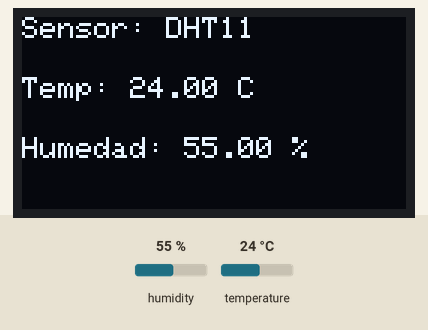
Simulated run of this sketch. Board: Arduino Uno, built with avr-gcc and run on an emulated ATmega328P. Shown: 128×64 one-colour display. The test bench sets the inputs (shaded band); at power-on: humidity 55 %, temperature 24 °C. What the sketch prints to the serial monitor is not drawn.

Above: at 3.2 s.
3.3 s: humidity set to 22 %
At 4.9 s:
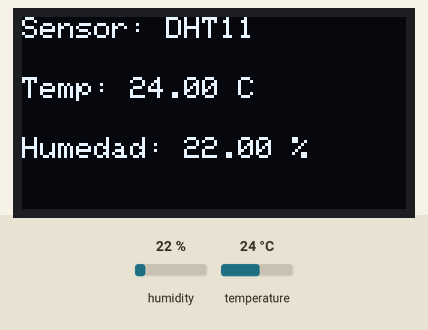
6.0 s: temperature set to 12 °C
At 7.3 s:
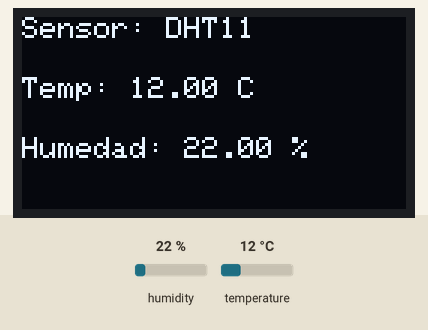
8.7 s: humidity set to 40 %
At 10.8 s:
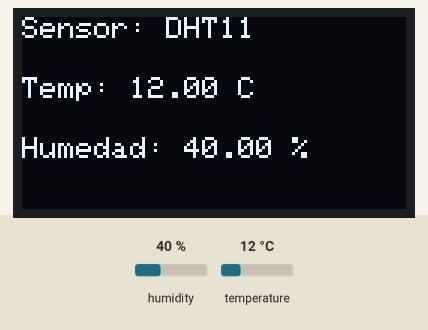
11.8 s: temperature set to 19 °C
Timing chart, 0 to 14.8 s (numbered marks = the images above; inputs shaded):
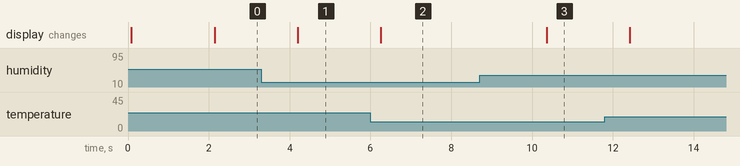

The sketch:

DHT11-SSD1306.ino
```cpp
#include <SPI.h>
#include <Wire.h>
#include <Adafruit_GFX.h>
#include <Adafruit_SSD1306.h>
#include <Adafruit_Sensor.h>
#include <DHT.h>
#include <DHT_U.h>

// Configuración del OLED
#define SCREEN_WIDTH 128
#define SCREEN_HEIGHT 64
#define OLED_RESET    -1
Adafruit_SSD1306 display(SCREEN_WIDTH, SCREEN_HEIGHT, &Wire, OLED_RESET);

// Configuración del DHT
#define DHTPIN 2      // Pin digital conectado al sensor DHT
#define DHTTYPE DHT11 // Tipo de sensor: DHT11 o DHT22
DHT dht(DHTPIN, DHTTYPE);

void setup() {
  Serial.begin(9600);

  // Inicia el OLED y detiene el programa si falla
  if (!display.begin(SSD1306_SWITCHCAPVCC, 0x3C)) {
    Serial.println(F("No se pudo iniciar el OLED"));
    for (;;);
  }
  display.clearDisplay();
  display.display();

  // Inicia el sensor DHT
  dht.begin();
  Serial.println(F("DHT iniciado"));

  // Muestra un mensaje inicial en el OLED
  display.setTextSize(1);
  display.setTextColor(WHITE);
  display.setCursor(0, 0);
  display.println(F("Inicializando..."));
  display.display();
  delay(2000);
  display.clearDisplay();
}

void loop() {
  // Lee la temperatura y humedad
  float temperatura = dht.readTemperature();
  float humedad = dht.readHumidity();

  // Verifica si la lectura es válida
  if (isnan(temperatura) || isnan(humedad)) {
    Serial.println(F("Error al leer del sensor DHT"));
    display.clearDisplay();
    display.setCursor(0, 0);
    display.println(F("Error al leer DHT"));
    display.display();
    delay(2000);
    return;
  }

  // Muestra los datos en el Serial
  Serial.print(F("Temperatura: "));
  Serial.print(temperatura);
  Serial.println(F(" °C"));

  Serial.print(F("Humedad: "));
  Serial.print(humedad);
  Serial.println(F(" %"));

  // Muestra los datos en el OLED
  display.clearDisplay();
  display.setTextSize(1);
  display.setTextColor(WHITE);

  display.setCursor(0, 0);
  display.print(F("Sensor: DHT"));
  display.println(DHTTYPE);

  display.setCursor(0, 20);
  display.print(F("Temp: "));
  display.print(temperatura);
  display.println(F(" C"));

  display.setCursor(0, 40);
  display.print(F("Humedad: "));
  display.print(humedad);
  display.println(F(" %"));

  display.display();

  delay(2000); // Actualiza cada 2 segundos
}
```

Measured:
- after the input at 3.3 s, the display: changes after 0.90 s (image 1)
- after the input at 6.0 s, the display: changes after 0.25 s (image 2)
- after the input at 8.7 s, the display: changes after 1.7 s (image 3)
